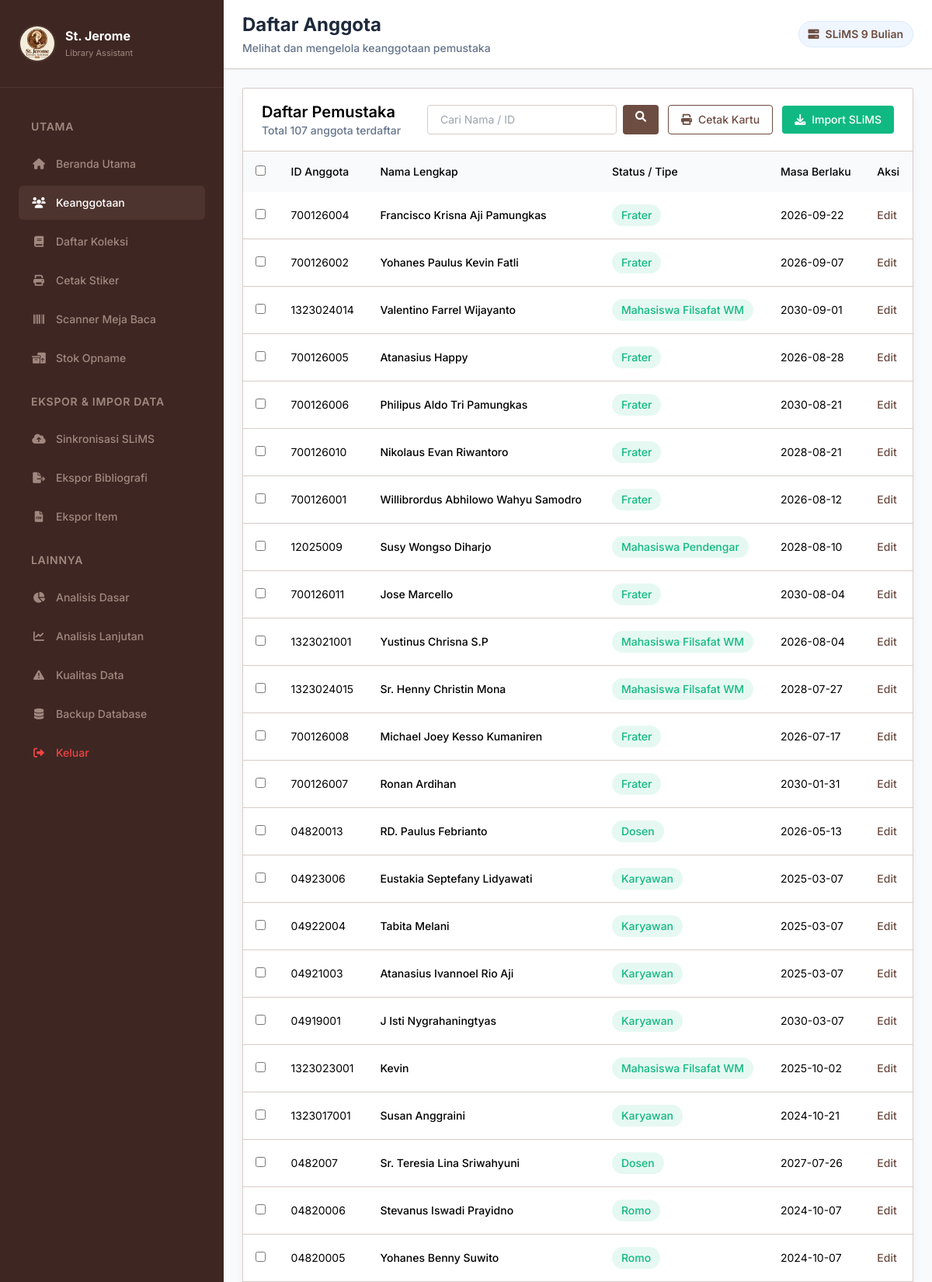
The page /anggota (signed in, upper part) on the database its author committed.
### tables this page shows
CREATE TABLE anggota (id INTEGER PRIMARY KEY AUTOINCREMENT, member_id TEXT UNIQUE, nama TEXT, tipe_anggota TEXT, institusi TEXT, email TEXT, telepon TEXT, alamat TEXT, masa_berlaku TEXT);

### app.py (the view)
@app.route('/anggota')
@login_required
def daftar_anggota():
    conn = database.get_db_connection()
    search = request.args.get('search', '')
    if search:
        query = 'SELECT * FROM anggota WHERE nama LIKE ? OR member_id LIKE ? ORDER BY id DESC'
        anggota_list = conn.execute(query, (f'%{search}%', f'%{search}%')).fetchall()
    else:
        anggota_list = conn.execute('SELECT * FROM anggota ORDER BY id DESC').fetchall()
    conn.close()
    return render_template('anggota.html', anggota_list=anggota_list, search=search)

### templates/anggota.html (shortened to what this page needs)
{% extends 'layout.html' %}
{% block page_title %}Daftar Anggota{% endblock %}
{% block page_subtitle %}Melihat dan mengelola keanggotaan pemustaka{% endblock %}
{% block content %}
<div class="rounded-sm border border-stroke bg-white shadow-default">
    <div class="border-b border-stroke py-4 px-6 md:px-6 xl:px-7.5 flex flex-col sm:flex-row justify-between items-center gap-4">
        <div>
            <h4 class="text-xl font-semibold text-black">Daftar Pemustaka</h4>
            <p class="text-sm font-medium text-slate-500">Total {{ anggota_list|length }} anggota terdaftar</p>
        </div>
        <div class="flex flex-wrap items-center gap-3">
            <form method="GET" action="/anggota" class="flex gap-2">
                <input type="text" name="search" class="rounded border border-stroke bg-transparent py-2 px-4 outline-none transition focus:border-primary active:border-primary" placeholder="Cari Nama / ID" value="{{ search }}">
                <button type="submit" class="flex justify-center rounded bg-primary py-2 px-4 font-medium text-white hover:bg-opacity-90">
                    <i class="fa-solid fa-search"></i>
                </button>
            </form>
            <button form="cetakForm" type="submit" class="flex items-center gap-2 rounded border border-primary bg-white py-2 px-4 font-medium text-primary hover:bg-primary hover:text-white transition">
                <i class="fa-solid fa-print"></i> Cetak Kartu
            </button>
            <button type="button" class="flex items-center gap-2 rounded bg-success py-2 px-4 font-medium text-white hover:bg-opacity-90 transition" onclick="document.getElementById('importModal').showModal()">
                <i class="fa-solid fa-download"></i> Import SLiMS
            </button>
        </div>
    </div>
    <div class="max-w-full overflow-x-auto">
        <form id="cetakForm" method="POST" action="/cetak_kartu">
            <table class="w-full table-auto">
                <thead>
                    <tr class="bg-gray-2 text-left bg-slate-50">
                        <th class="py-4 px-4 font-medium text-black xl:pl-11"><input type="checkbox" id="checkAll" class="rounded border-stroke cursor-pointer"></th>
                        <th class="py-4 px-4 font-medium text-black">ID Anggota</th>
                        <th class="py-4 px-4 font-medium text-black min-w-[200px]">Nama Lengkap</th>
                        <th class="py-4 px-4 font-medium text-black">Status / Tipe</th>
                        <th class="py-4 px-4 font-medium text-black">Masa Berlaku</th>
                        <th class="py-4 px-4 font-medium text-black">Aksi</th>
                    </tr>
                </thead>
                <tbody>
                    {% for anggota in anggota_list %}
                    <tr class="border-b border-stroke hover:bg-slate-50 transition">
                        <td class="py-4 px-4 xl:pl-11">
                            <input type="checkbox" class="member-check rounded border-stroke cursor-pointer" value="{{ anggota['member_id'] }}">
                        </td>
                        <td class="py-4 px-4">
                            <p class="text-black">{{ anggota['member_id'] }}</p>
                        </td>
                        <td class="py-4 px-4">
                            <p class="text-black font-medium">{{ anggota['nama'] }}</p>
                        </td>
                        <td class="py-4 px-4">
                            <span class="inline-flex rounded-full bg-success bg-opacity-10 py-1 px-3 text-sm font-medium text-success">
                                {{ anggota['tipe_anggota'] }}
                            </span>
                        </td>
                        <td class="py-4 px-4">
                            <p class="text-black">{{ anggota['masa_berlaku'] }}</p>
                        </td>
                        <td class="py-4 px-4">
                            <button type="button" class="text-primary hover:text-blue-800 transition font-medium" onclick="openEditModal('{{ anggota['member_id'] }}', '{{ anggota['nama'] }}', '{{ anggota['tipe_anggota'] }}', '{{ anggota['masa_berlaku'] }}')">
                                Edit
                            </button>
                        </td>
                    </tr>
                    {% else %}
                    <tr>
                        <td colspan="6" class="py-8 text-center text-slate-500">
                            Data tidak ditemukan. Silakan lakukan pencarian atau import data.
                        </td>
                    </tr>
                    {% endfor %}
                </tbody>
            </table>
        </form>
    </div>
</div>
{% endblock %}

### templates/layout.html (shortened to what this page needs)
<!DOCTYPE html>
<html lang="id">
<head>
    <link href="{{ url_for('static', filename='css/style.css') }}" rel="stylesheet">
    <link rel="stylesheet" href="https://cdnjs.cloudflare.com/ajax/libs/font-awesome/6.4.0/css/all.min.css">
    <link href="https://cdnjs.cloudflare.com/ajax/libs/font-awesome/6.0.0-beta3/css/all.min.css" rel="stylesheet">
    <script src="https://cdn.tailwindcss.com"></script>
</head>
<body class="bg-slate-50 text-slate-600 text-sm font-sans antialiased overflow-hidden">
    <div class="flex h-screen w-full overflow-hidden">
        <aside id="sidebar" class="absolute left-0 top-0 z-[9999] flex h-screen w-72 flex-col overflow-y-hidden bg-boxdark duration-300 ease-linear lg:static lg:translate-x-0 -translate-x-full">
            <div class="flex items-center justify-between gap-2 px-6 py-6 lg:py-8 border-b border-boxdark2">
                <a href="/" class="flex items-center gap-3 text-white">
                    {% set cur_lokasi = request.args.get('lokasi', '') %}
                    {% if cur_lokasi == 'IMAVI' %}
                        <img src="{{ url_for('static', filename='img/logo_imavi.png') }}" alt="IMAVI Logo" onerror="this.src='{{ url_for('static', filename='img/logo.jpg') }}'" class="w-12 h-12 rounded-full border-2 border-boxdark2 bg-white object-contain">
                    {% elif cur_lokasi == 'STPD' %}
                        <img src="{{ url_for('static', filename='img/logo_stpd.png') }}" alt="STPD Logo" onerror="this.src='{{ url_for('static', filename='img/logo.jpg') }}'" class="w-12 h-12 rounded-full border-2 border-boxdark2 bg-white object-contain">
                    {% else %}
                        <img src="{{ url_for('static', filename='img/logo.jpg') }}" alt="Logo" class="w-12 h-12 rounded-full border-2 border-boxdark2 object-cover">
                    {% endif %}
                    <div>
                        <span class="block text-base font-bold">St. Jerome</span>
                        <span class="block text-[11px] font-normal text-bodydark">Library Assistant {% if cur_lokasi %}({{ cur_lokasi }}){% endif %}</span>
                    </div>
                </a>
            </div>
            <div class="no-scrollbar flex flex-col overflow-y-auto duration-300 ease-linear">
                <nav class="mt-5 py-4 px-4 lg:mt-6 lg:px-6">
                    <div>
                        <h3 class="mb-4 ml-4 text-sm font-semibold text-bodydark2 uppercase tracking-wider">Utama</h3>
                        <ul class="mb-6 flex flex-col gap-1.5">
                            <li>
                                <a href="/" class="group relative flex items-center gap-3 rounded-md px-4 py-3 font-medium duration-300 ease-in-out {% if request.path == '/' %}bg-boxdark2 text-white{% else %}text-bodydark hover:bg-boxdark2 hover:text-white{% endif %}">
                                    <i class="fa-solid fa-home w-5 text-center"></i> Beranda Utama
                                </a>
                            </li>
                            <li>
                                <a href="/anggota" class="group relative flex items-center gap-3 rounded-md px-4 py-3 font-medium duration-300 ease-in-out {% if request.path.startswith('/anggota') %}bg-boxdark2 text-white{% else %}text-bodydark hover:bg-boxdark2 hover:text-white{% endif %}">
                                    <i class="fa-solid fa-users w-5 text-center"></i> Keanggotaan
                                </a>
                            </li>
                            <li>
                                <a href="/koleksi" class="group relative flex items-center gap-3 rounded-md px-4 py-3 font-medium duration-300 ease-in-out {% if request.path.startswith('/koleksi') %}bg-boxdark2 text-white{% else %}text-bodydark hover:bg-boxdark2 hover:text-white{% endif %}">
                                    <i class="fa-solid fa-book w-5 text-center"></i> Daftar Koleksi
                                </a>
                            </li>
                            <li>
                                <a href="/cetak_stiker" class="group relative flex items-center gap-3 rounded-md px-4 py-3 font-medium duration-300 ease-in-out {% if request.path == '/cetak_stiker' %}bg-boxdark2 text-white{% else %}text-bodydark hover:bg-boxdark2 hover:text-white{% endif %}">
                                    <i class="fa-solid fa-print w-5 text-center"></i> Cetak Stiker
                                </a>
                            </li>
                            <li>
                                <a href="/scan" class="group relative flex items-center gap-3 rounded-md px-4 py-3 font-medium duration-300 ease-in-out {% if request.path == '/scan' %}bg-boxdark2 text-white{% else %}text-bodydark hover:bg-boxdark2 hover:text-white{% endif %}">
                                    <i class="fa-solid fa-barcode w-5 text-center"></i> Scanner Meja Baca
                                </a>
                            </li>
                            <li>
                                <a href="/audit_rak" class="group relative flex items-center gap-3 rounded-md px-4 py-3 font-medium duration-300 ease-in-out {% if request.path == '/audit_rak' %}bg-boxdark2 text-white{% else %}text-bodydark hover:bg-boxdark2 hover:text-white{% endif %}">
                                    <i class="fa-solid fa-boxes-packing w-5 text-center"></i> Stok Opname
                                </a>
                            </li>
                        </ul>
                    </div>
                    <div>
                        <h3 class="mb-4 ml-4 text-sm font-semibold text-bodydark2 uppercase tracking-wider">Ekspor & Impor Data</h3>
                        <ul class="mb-6 flex flex-col gap-1.5">
                            <li>
                                <a href="/import_slims" class="group relative flex items-center gap-3 rounded-md px-4 py-3 font-medium duration-300 ease-in-out {% if request.path == '/import_slims' %}bg-boxdark2 text-white{% else %}text-bodydark hover:bg-boxdark2 hover:text-white{% endif %}">
                                    <i class="fa-solid fa-cloud-arrow-up w-5 text-center"></i> Sinkronisasi SLiMS
                                </a>
                            </li>
                            <li>
                                <a href="/export_biblio" class="group relative flex items-center gap-3 rounded-md px-4 py-3 font-medium text-bodydark duration-300 ease-in-out hover:bg-boxdark2 hover:text-white">
                                    <i class="fa-solid fa-file-export w-5 text-center"></i> Ekspor Bibliografi
                                </a>
                            </li>
                            <li>
                                <a href="/export_item" class="group relative flex items-center gap-3 rounded-md px-4 py-3 font-medium text-bodydark duration-300 ease-in-out hover:bg-boxdark2 hover:text-white">
                                    <i class="fa-solid fa-file-csv w-5 text-center"></i> Ekspor Item
                                </a>
                            </li>
                        </ul>
                    </div>
                    <div>
                        <h3 class="mb-4 ml-4 text-sm font-semibold text-bodydark2 uppercase tracking-wider">Lainnya</h3>
                        <ul class="flex flex-col gap-1.5">
                            <li>
                                <a href="/dashboard" class="group relative flex items-center gap-3 rounded-md px-4 py-3 font-medium duration-300 ease-in-out {% if request.path == '/dashboard' %}bg-boxdark2 text-white{% else %}text-bodydark hover:bg-boxdark2 hover:text-white{% endif %}">
                                    <i class="fa-solid fa-chart-pie w-5 text-center"></i> Analisis Dasar
                                </a>
                            </li>
                            <li>
                                <a href="/analisis_lanjutan" class="group relative flex items-center gap-3 rounded-md px-4 py-3 font-medium duration-300 ease-in-out {% if request.path == '/analisis_lanjutan' %}bg-boxdark2 text-white{% else %}text-bodydark hover:bg-boxdark2 hover:text-white{% endif %}">
                                    <i class="fa-solid fa-chart-line w-5 text-center"></i> Analisis Lanjutan
                                </a>
                            </li>
                            <li>
                                <a href="/anomali" class="group relative flex items-center gap-3 rounded-md px-4 py-3 font-medium duration-300 ease-in-out {% if request.path == '/anomali' %}bg-boxdark2 text-white{% else %}text-bodydark hover:bg-boxdark2 hover:text-white{% endif %}">
                                    <i class="fa-solid fa-triangle-exclamation w-5 text-center"></i> Kualitas Data
                                </a>
                            </li>
                            <li>
                                <a href="/backup" class="group relative flex items-center gap-3 rounded-md px-4 py-3 font-medium text-bodydark duration-300 ease-in-out hover:bg-boxdark2 hover:text-white">
                                    <i class="fa-solid fa-database w-5 text-center"></i> Backup Database
                                </a>
                            </li>
                            <li>
                                <a href="/logout" class="group relative flex items-center gap-3 rounded-md px-4 py-3 font-medium text-danger duration-300 ease-in-out hover:bg-boxdark2 hover:text-danger">
                                    <i class="fa-solid fa-sign-out-alt w-5 text-center"></i> Keluar
                                </a>
                            </li>
                        </ul>
                    </div>
                </nav>
            </div>
        </aside>
        <div class="relative flex flex-1 flex-col overflow-y-auto overflow-x-hidden">
            <header class="sticky top-0 z-[999] flex w-full bg-white shadow-sm border-b border-stroke">
                <div class="flex flex-grow items-center justify-between px-4 py-4 md:px-6 2xl:px-11">
                    <div class="flex items-center gap-2 sm:gap-4">
                        <div class="hidden sm:block">
                            <h1 class="text-2xl font-bold text-slate-800">{% block page_title %}Dashboard{% endblock %}</h1>
                            <p class="text-sm font-medium text-slate-500 mt-1">{% block page_subtitle %}Sistem Asisten Perpustakaan{% endblock %}</p>
                        </div>
                    </div>
                    <div class="flex items-center gap-3 2x:gap-7">
                        <div class="flex items-center gap-2 bg-blue-50 text-primary px-3 py-1.5 rounded-full text-sm font-semibold border border-blue-100">
                            <i class="fa-solid fa-server"></i> SLiMS 9 Bulian
                        </div>
                    </div>
                </div>
            </header>
            <main>
                <div class="mx-auto max-w-screen-2xl p-4 md:p-6 2xl:p-10">
                    {% block content %}{% endblock %}
                </div>
            </main>
        </div>
    </div>
</body>
</html>

### rows shown on the page
anggota: member_id "700126004", nama "Francisco Krisna Aji Pamungkas", tipe_anggota "Frater", masa_berlaku "2026-09-22"
anggota: member_id "700126002", nama "Yohanes Paulus Kevin Fatli", tipe_anggota "Frater", masa_berlaku "2026-09-07"
anggota: member_id "1323024014", nama "Valentino Farrel Wijayanto", tipe_anggota "Mahasiswa Filsafat WM", masa_berlaku "2030-09-01"
anggota: member_id "700126005", nama "Atanasius Happy", tipe_anggota "Frater", masa_berlaku "2026-08-28"
anggota: member_id "700126006", nama "Philipus Aldo Tri Pamungkas", tipe_anggota "Frater", masa_berlaku "2030-08-21"
anggota: member_id "700126010", nama "Nikolaus Evan Riwantoro", tipe_anggota "Frater", masa_berlaku "2028-08-21"
anggota: member_id "700126001", nama "Willibrordus Abhilowo Wahyu Samodro", tipe_anggota "Frater", masa_berlaku "2026-08-12"
anggota: member_id "12025009", nama "Susy Wongso Diharjo", tipe_anggota "Mahasiswa Pendengar", masa_berlaku "2028-08-10"
anggota: member_id "700126011", nama "Jose Marcello", tipe_anggota "Frater", masa_berlaku "2030-08-04"
anggota: member_id "1323021001", nama "Yustinus Chrisna S.P", tipe_anggota "Mahasiswa Filsafat WM", masa_berlaku "2026-08-04"
anggota: member_id "1323024015", nama "Sr. Henny Christin Mona", tipe_anggota "Mahasiswa Filsafat WM", masa_berlaku "2028-07-27"
anggota: member_id "700126008", nama "Michael Joey Kesso Kumaniren", tipe_anggota "Frater", masa_berlaku "2026-07-17"
anggota: member_id "700126007", nama "Ronan Ardihan", tipe_anggota "Frater", masa_berlaku "2030-01-31"
anggota: member_id "04820013", nama "RD. Paulus Febrianto", tipe_anggota "Dosen", masa_berlaku "2026-05-13"
anggota: member_id "04923006", nama "Eustakia Septefany Lidyawati", tipe_anggota "Karyawan", masa_berlaku "2025-03-07"
anggota: member_id "04922004", nama "Tabita Melani", tipe_anggota "Karyawan", masa_berlaku "2025-03-07"
anggota: member_id "04921003", nama "Atanasius Ivannoel Rio Aji", tipe_anggota "Karyawan", masa_berlaku "2025-03-07"
anggota: member_id "04919001", nama "J Isti Nygrahaningtyas", tipe_anggota "Karyawan", masa_berlaku "2030-03-07"
anggota: member_id "1323023001", nama "Kevin", tipe_anggota "Mahasiswa Filsafat WM", masa_berlaku "2025-10-02"
anggota: member_id "1323017001", nama "Susan Anggraini", tipe_anggota "Karyawan", masa_berlaku "2024-10-21"
anggota: member_id "0482007", nama "Sr. Teresia Lina Sriwahyuni", tipe_anggota "Dosen", masa_berlaku "2027-07-26"
anggota: member_id "04820006", nama "Stevanus Iswadi Prayidno", tipe_anggota "Romo", masa_berlaku "2024-10-07"
anggota: member_id "04820005", nama "Yohanes Benny Suwito", tipe_anggota "Romo", masa_berlaku "2024-10-07"

### other values the page prints
{{ anggota_list|length }} "107"
